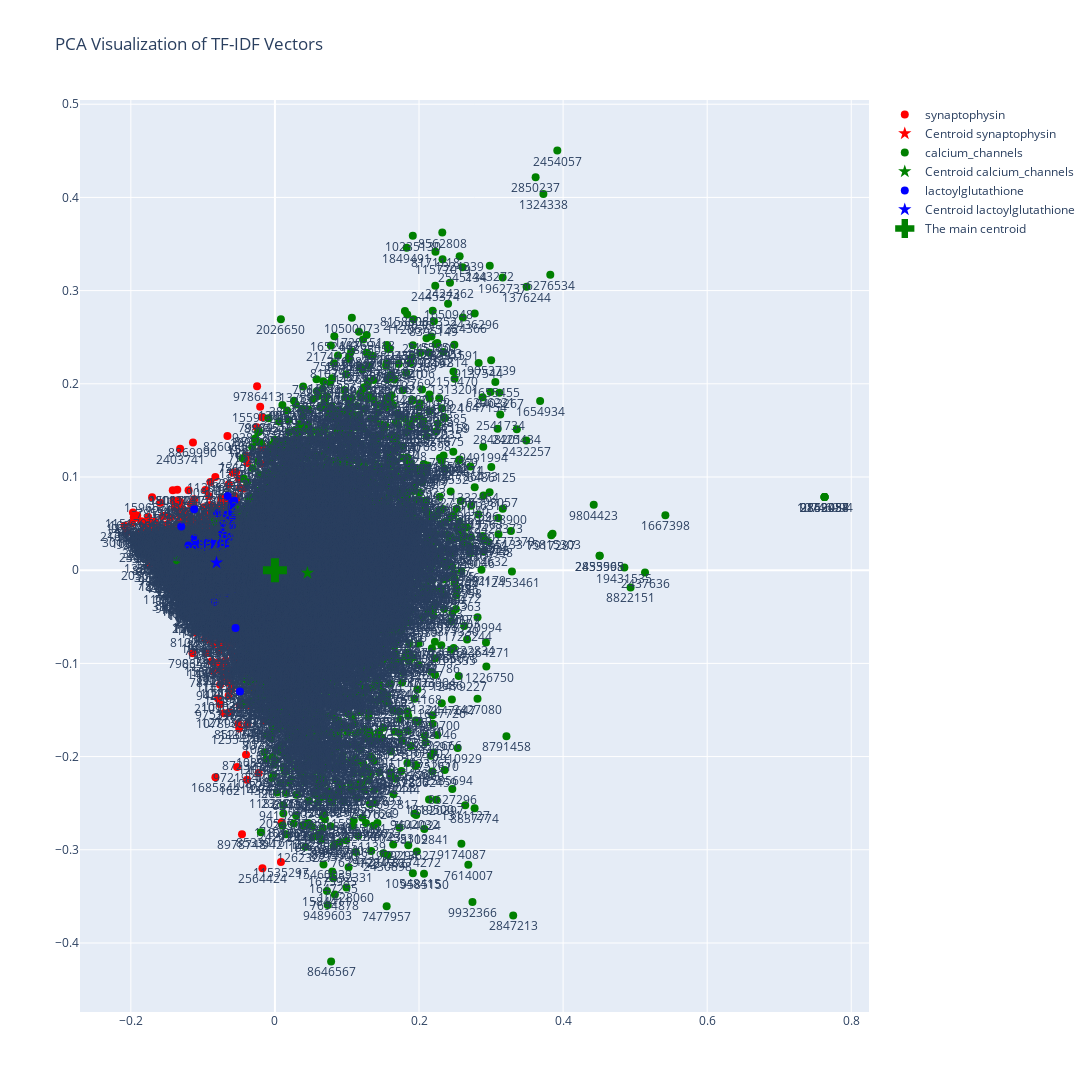

The cell this chart's notebook holds for it:
### Markdown cell above
**Visualize the documents on a 2D similarity graph**

### Code cell
LBD_06_visualization.visualize_tfidf_pca_interactive(ids_list, domains_list, tfidf_matrix, transpose = False)

### Figure 1 — Plotly figure (JSON) as saved in the notebook; plotly's stock layout.template omitted (floating-point values rounded to 4 significant figures; data arrays with more than 128 entries replaced by an {"elided": "..."} marker saying what was removed)
{"data": [{"hovertext": {"elided": "2921 str values"}, "marker": {"color": "red", "size": 8}, "mode": "markers+text", "name": "synaptophysin", "text": {"elided": "2921 str values"}, "textposition": "bottom center", "type": "scatter", "x": {"elided": "2921 float values"}, "y": {"elided": "2921 float values"}}, {"hovertext": "Centroid of synaptophysin", "marker": {"color": "red", "size": 10, "symbol": "star"}, "mode": "markers", "name": "Centroid synaptophysin", "type": "scatter", "x": [-0.1025], "y": [0.006186]}, {"hovertext": {"elided": "7986 str values"}, "marker": {"color": "green", "size": 8}, "mode": "markers+text", "name": "calcium_channels", "text": {"elided": "7986 str values"}, "textposition": "bottom center", "type": "scatter", "x": {"elided": "7986 float values"}, "y": {"elided": "7986 float values"}}, {"hovertext": "Centroid of calcium_channels", "marker": {"color": "green", "size": 10, "symbol": "star"}, "mode": "markers", "name": "Centroid calcium_channels", "type": "scatter", "x": [0.04513], "y": [-0.003011]}, {"hovertext": {"elided": "751 str values"}, "marker": {"color": "blue", "size": 8}, "mode": "markers+text", "name": "lactoylglutathione", "text": {"elided": "751 str values"}, "textposition": "bottom center", "type": "scatter", "x": {"elided": "751 float values"}, "y": {"elided": "751 float values"}}, {"hovertext": "Centroid of lactoylglutathione", "marker": {"color": "blue", "size": 10, "symbol": "star"}, "mode": "markers", "name": "Centroid lactoylglutathione", "type": "scatter", "x": [-0.08111], "y": [0.007959]}, {"hovertext": ["The main centroid"], "marker": {"color": "green", "size": 20, "symbol": "cross"}, "mode": "markers", "name": "The main centroid", "type": "scatter", "x": [-1.291e-17], "y": [2.991e-17]}], "layout": {"height": 1100, "hovermode": "closest", "showlegend": true, "title": {"text": "PCA Visualization of TF-IDF Vectors"}, "width": 1100}}
